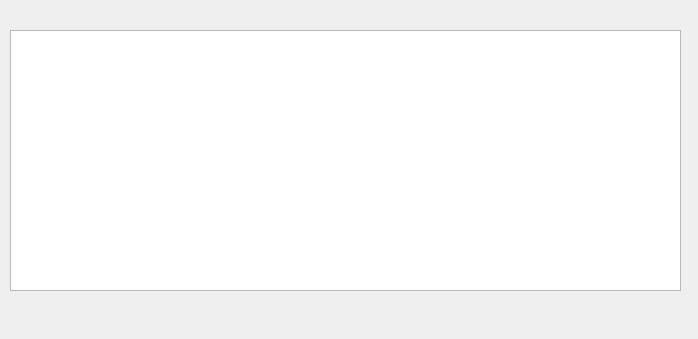
<?xml version="1.0" encoding="UTF-8"?>
<ui version="4.0">
 <class>Dialog</class>
 <widget class="QDialog" name="Dialog">
  <property name="geometry">
   <rect>
    <x>0</x>
    <y>0</y>
    <width>698</width>
    <height>339</height>
   </rect>
  </property>
  <property name="windowTitle">
   <string>Dialog</string>
  </property>
  <widget class="QTableWidget" name="tableWidget_ressult">
   <property name="geometry">
    <rect>
     <x>10</x>
     <y>30</y>
     <width>671</width>
     <height>261</height>
    </rect>
   </property>
  </widget>
 </widget>
 <resources/>
 <connections/>
</ui>
